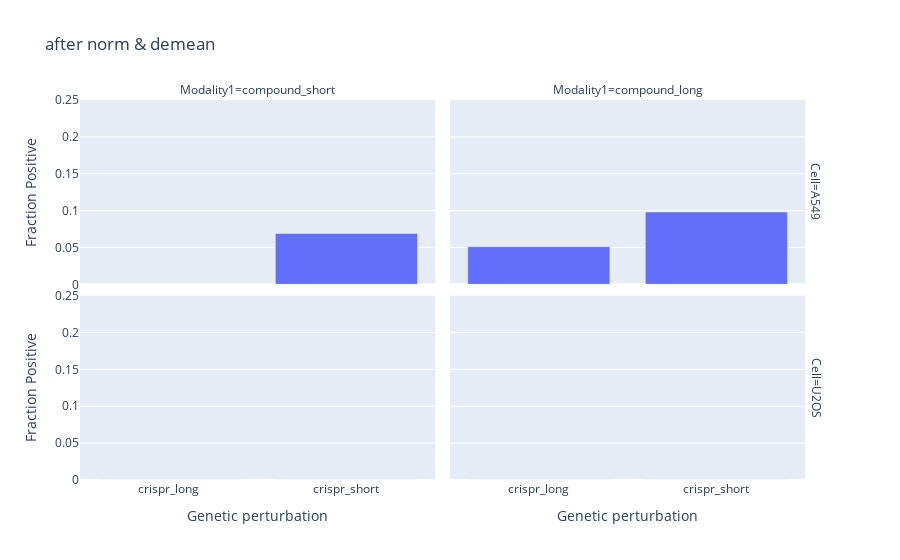

This figure's notebook cell:
### Code cell
y_range=[           0,0.25          ]
fig = px.bar(
    gene_compound_matching_fp_df,
    x="Modality2",
    y="fp",
    facet_col="Modality1",
    facet_row="Cell",
    title='after norm & demean'
)
fig.update_layout(
    yaxis_range=y_range,
    xaxis1=dict(title="Genetic perturbation"),
    xaxis2=dict(title="Genetic perturbation"),
    yaxis1=dict(title="Fraction Positive"),
    yaxis3=dict(title="Fraction Positive"),
)
#fig.write_image('22b.png')
fig.show()



#fig.show("png")
#fig.write_image(
#    f"figures/1.CellProfiler_gene_compound_matching_fp.png",
#    width=640,
#    height=480,
#    scale=2,
#)

### Figure 1 — Plotly figure (JSON) as saved in the notebook; plotly's stock layout.template omitted (floating-point values rounded to 4 significant figures)
{"data": [{"alignmentgroup": "True", "hovertemplate": "Cell=A549<br>Modality1=compound_short<br>Modality2=%{x}<br>fp=%{y}<extra></extra>", "legendgroup": "", "marker": {"color": "#636efa", "pattern": {"shape": ""}}, "name": "", "offsetgroup": "", "orientation": "v", "showlegend": false, "textposition": "auto", "type": "bar", "x": ["crispr_long", "crispr_short"], "xaxis": "x3", "y": [0, 0.069], "yaxis": "y3"}, {"alignmentgroup": "True", "hovertemplate": "Cell=A549<br>Modality1=compound_long<br>Modality2=%{x}<br>fp=%{y}<extra></extra>", "legendgroup": "", "marker": {"color": "#636efa", "pattern": {"shape": ""}}, "name": "", "offsetgroup": "", "orientation": "v", "showlegend": false, "textposition": "auto", "type": "bar", "x": ["crispr_long", "crispr_short"], "xaxis": "x4", "y": [0.051, 0.098], "yaxis": "y4"}, {"alignmentgroup": "True", "hovertemplate": "Cell=U2OS<br>Modality1=compound_short<br>Modality2=%{x}<br>fp=%{y}<extra></extra>", "legendgroup": "", "marker": {"color": "#636efa", "pattern": {"shape": ""}}, "name": "", "offsetgroup": "", "orientation": "v", "showlegend": false, "textposition": "auto", "type": "bar", "x": ["crispr_long", "crispr_short"], "xaxis": "x", "y": [0, 0], "yaxis": "y"}, {"alignmentgroup": "True", "hovertemplate": "Cell=U2OS<br>Modality1=compound_long<br>Modality2=%{x}<br>fp=%{y}<extra></extra>", "legendgroup": "", "marker": {"color": "#636efa", "pattern": {"shape": ""}}, "name": "", "offsetgroup": "", "orientation": "v", "showlegend": false, "textposition": "auto", "type": "bar", "x": ["crispr_long", "crispr_short"], "xaxis": "x2", "y": [0, 0], "yaxis": "y2"}], "layout": {"annotations": [{"font": {}, "showarrow": false, "text": "Modality1=compound_short", "x": 0.24, "xanchor": "center", "xref": "paper", "y": 1, "yanchor": "bottom", "yref": "paper"}, {"font": {}, "showarrow": false, "text": "Modality1=compound_long", "x": 0.74, "xanchor": "center", "xref": "paper", "y": 1, "yanchor": "bottom", "yref": "paper"}, {"font": {}, "showarrow": false, "text": "Cell=U2OS", "textangle": 90, "x": 0.98, "xanchor": "left", "xref": "paper", "y": 0.2425, "yanchor": "middle", "yref": "paper"}, {"font": {}, "showarrow": false, "text": "Cell=A549", "textangle": 90, "x": 0.98, "xanchor": "left", "xref": "paper", "y": 0.7575, "yanchor": "middle", "yref": "paper"}], "barmode": "relative", "legend": {"tracegroupgap": 0}, "title": {"text": "after norm & demean"}, "xaxis": {"anchor": "y", "domain": [0, 0.48], "title": {"text": "Genetic perturbation"}}, "xaxis2": {"anchor": "y2", "domain": [0.5, 0.98], "matches": "x", "title": {"text": "Genetic perturbation"}}, "xaxis3": {"anchor": "y3", "domain": [0, 0.48], "matches": "x", "showticklabels": false}, "xaxis4": {"anchor": "y4", "domain": [0.5, 0.98], "matches": "x", "showticklabels": false}, "yaxis": {"anchor": "x", "domain": [0, 0.485], "range": [0, 0.25], "title": {"text": "Fraction Positive"}}, "yaxis2": {"anchor": "x2", "domain": [0, 0.485], "matches": "y", "showticklabels": false}, "yaxis3": {"anchor": "x3", "domain": [0.515, 1], "matches": "y", "title": {"text": "Fraction Positive"}}, "yaxis4": {"anchor": "x4", "domain": [0.515, 1], "matches": "y", "showticklabels": false}}}
